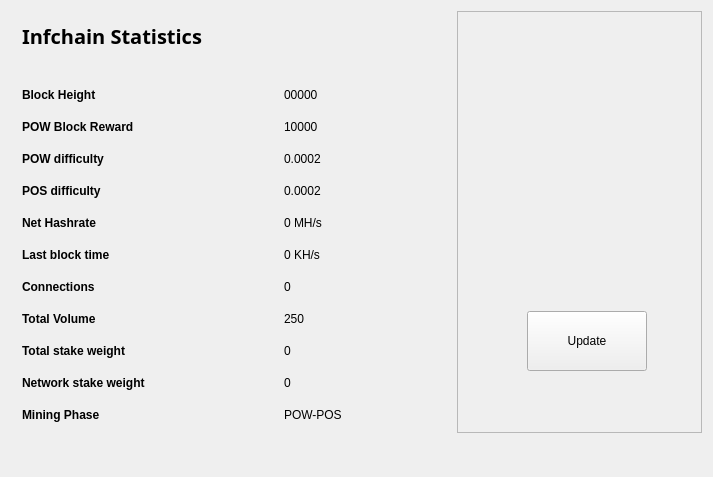
<?xml version="1.0" encoding="UTF-8"?>
<ui version="4.0">
 <class>StatisticsPage</class>
 <widget class="QWidget" name="StatisticsPage">
  <property name="windowModality">
   <enum>Qt::NonModal</enum>
  </property>
  <property name="geometry">
   <rect>
    <x>0</x>
    <y>0</y>
    <width>713</width>
    <height>477</height>
   </rect>
  </property>
  <property name="windowTitle">
   <string>Digging</string>
  </property>
  <layout class="QGridLayout" name="gridLayout">
   <property name="sizeConstraint">
    <enum>QLayout::SetMaximumSize</enum>
   </property>
   <item row="0" column="1">
    <widget class="QFrame" name="frame">
     <property name="minimumSize">
      <size>
       <width>213</width>
       <height>0</height>
      </size>
     </property>
     <property name="frameShape">
      <enum>QFrame::StyledPanel</enum>
     </property>
     <property name="frameShadow">
      <enum>QFrame::Raised</enum>
     </property>
     <widget class="QPushButton" name="startButton">
      <property name="geometry">
       <rect>
        <x>70</x>
        <y>300</y>
        <width>120</width>
        <height>60</height>
       </rect>
      </property>
      <property name="sizePolicy">
       <sizepolicy hsizetype="Fixed" vsizetype="Fixed">
        <horstretch>0</horstretch>
        <verstretch>0</verstretch>
       </sizepolicy>
      </property>
      <property name="minimumSize">
       <size>
        <width>120</width>
        <height>60</height>
       </size>
      </property>
      <property name="text">
       <string>Update</string>
      </property>
     </widget>
     <widget class="QLabel" name="label">
      <property name="geometry">
       <rect>
        <x>0</x>
        <y>30</y>
        <width>251</width>
        <height>251</height>
       </rect>
      </property>
      <property name="text">
       <string>&lt;!DOCTYPE HTML PUBLIC &quot;-//W3C//DTD HTML 4.0//EN&quot; &quot;http://www.w3.org/TR/REC-html40/strict.dtd&quot;&gt;
&lt;html&gt;&lt;head&gt;&lt;meta name=&quot;qrichtext&quot; content=&quot;1&quot; /&gt;&lt;style type=&quot;text/css&quot;&gt;
p, li { white-space: pre-wrap; }
&lt;/style&gt;&lt;/head&gt;&lt;body style=&quot; font-size:8pt; font-weight:400; font-style:normal;&quot;&gt;
&lt;p align=&quot;center&quot; style=&quot; margin-top:0px; margin-bottom:0px; margin-left:0px; margin-right:0px; -qt-block-indent:0; text-indent:0px;&quot;&gt;&lt;img src=&quot;:/icons/bitcoin&quot; /&gt;&lt;/p&gt;&lt;/body&gt;&lt;/html&gt;</string>
      </property>
     </widget>
    </widget>
   </item>
   <item row="0" column="0">
    <widget class="QFrame" name="gridFrame_2">
     <property name="maximumSize">
      <size>
       <width>440</width>
       <height>16777215</height>
      </size>
     </property>
     <layout class="QGridLayout" name="gridLayout_4">
      <item row="3" column="0">
       <layout class="QFormLayout" name="formLayout_2">
        <property name="fieldGrowthPolicy">
         <enum>QFormLayout::FieldsStayAtSizeHint</enum>
        </property>
        <property name="horizontalSpacing">
         <number>139</number>
        </property>
        <property name="verticalSpacing">
         <number>18</number>
        </property>
        <property name="rightMargin">
         <number>0</number>
        </property>
        <item row="1" column="0">
         <widget class="QLabel" name="label_14">
          <property name="text">
           <string>&lt;html&gt;&lt;head/&gt;&lt;body&gt;&lt;p&gt;&lt;span style=&quot; font-weight:600;&quot;&gt;Block Height&lt;/span&gt;&lt;/p&gt;&lt;/body&gt;&lt;/html&gt;</string>
          </property>
         </widget>
        </item>
        <item row="1" column="1">
         <widget class="QLabel" name="heightBox">
          <property name="text">
           <string>00000</string>
          </property>
         </widget>
        </item>
        <item row="2" column="0">
         <widget class="QLabel" name="label_12">
          <property name="text">
           <string>&lt;html&gt;&lt;head/&gt;&lt;body&gt;&lt;p&gt;&lt;span style=&quot; font-weight:600;&quot;&gt;POW Block Reward&lt;/span&gt;&lt;/p&gt;&lt;/body&gt;&lt;/html&gt;</string>
          </property>
         </widget>
        </item>
        <item row="2" column="1">
         <widget class="QLabel" name="rewardBox">
          <property name="text">
           <string>10000</string>
          </property>
         </widget>
        </item>
        <item row="3" column="0">
         <widget class="QLabel" name="label_13">
          <property name="text">
           <string>&lt;html&gt;&lt;head/&gt;&lt;body&gt;&lt;p&gt;&lt;span style=&quot; font-weight:600;&quot;&gt;POW difficulty&lt;/span&gt;&lt;/p&gt;&lt;/body&gt;&lt;/html&gt;</string>
          </property>
         </widget>
        </item>
        <item row="3" column="1">
         <widget class="QLabel" name="diffBox">
          <property name="text">
           <string>0.0002</string>
          </property>
         </widget>
        </item>
        <item row="4" column="0">
         <widget class="QLabel" name="label_9">
          <property name="text">
           <string>&lt;html&gt;&lt;head/&gt;&lt;body&gt;&lt;p&gt;&lt;span style=&quot; font-weight:600;&quot;&gt;POS difficulty&lt;/span&gt;&lt;/p&gt;&lt;/body&gt;&lt;/html&gt;</string>
          </property>
         </widget>
        </item>
        <item row="4" column="1">
         <widget class="QLabel" name="diffBox2">
          <property name="text">
           <string>0.0002</string>
          </property>
         </widget>
        </item>
        <item row="5" column="1">
         <widget class="QLabel" name="pawrateBox">
          <property name="text">
           <string>0 MH/s</string>
          </property>
         </widget>
        </item>
        <item row="6" column="0">
         <widget class="QLabel" name="label3_2">
          <property name="sizePolicy">
           <sizepolicy hsizetype="Preferred" vsizetype="Maximum">
            <horstretch>0</horstretch>
            <verstretch>0</verstretch>
           </sizepolicy>
          </property>
          <property name="text">
           <string>&lt;html&gt;&lt;head/&gt;&lt;body&gt;&lt;p&gt;&lt;span style=&quot; font-weight:600;&quot;&gt;Last block time&lt;/span&gt;&lt;/p&gt;&lt;/body&gt;&lt;/html&gt;</string>
          </property>
         </widget>
        </item>
        <item row="6" column="1">
         <widget class="QLabel" name="localBox">
          <property name="text">
           <string>0 KH/s</string>
          </property>
         </widget>
        </item>
        <item row="7" column="0">
         <widget class="QLabel" name="label1_2">
          <property name="text">
           <string>&lt;html&gt;&lt;head/&gt;&lt;body&gt;&lt;p&gt;&lt;span style=&quot; font-weight:600;&quot;&gt;Connections&lt;/span&gt;&lt;/p&gt;&lt;/body&gt;&lt;/html&gt;</string>
          </property>
         </widget>
        </item>
        <item row="7" column="1">
         <widget class="QLabel" name="connectionBox">
          <property name="text">
           <string>0</string>
          </property>
         </widget>
        </item>
        <item row="8" column="0">
         <widget class="QLabel" name="label_8">
          <property name="text">
           <string>&lt;html&gt;&lt;head/&gt;&lt;body&gt;&lt;p&gt;&lt;span style=&quot; font-weight:600;&quot;&gt;Total Volume&lt;/span&gt;&lt;/p&gt;&lt;/body&gt;&lt;/html&gt;</string>
          </property>
         </widget>
        </item>
        <item row="8" column="1">
         <widget class="QLabel" name="volumeBox">
          <property name="text">
           <string>250</string>
          </property>
         </widget>
        </item>
        <item row="9" column="0">
         <widget class="QLabel" name="label_10">
          <property name="text">
           <string>&lt;html&gt;&lt;head/&gt;&lt;body&gt;&lt;p&gt;&lt;span style=&quot; font-weight:600;&quot;&gt;Total stake weight&lt;/span&gt;&lt;/p&gt;&lt;/body&gt;&lt;/html&gt;</string>
          </property>
         </widget>
        </item>
        <item row="9" column="1">
         <widget class="QLabel" name="minBox">
          <property name="text">
           <string>0</string>
          </property>
         </widget>
        </item>
        <item row="10" column="0">
         <widget class="QLabel" name="label_11">
          <property name="text">
           <string>&lt;html&gt;&lt;head/&gt;&lt;body&gt;&lt;p&gt;&lt;span style=&quot; font-weight:600;&quot;&gt;Network stake weight&lt;/span&gt;&lt;/p&gt;&lt;/body&gt;&lt;/html&gt;</string>
          </property>
         </widget>
        </item>
        <item row="10" column="1">
         <widget class="QLabel" name="maxBox">
          <property name="text">
           <string>0</string>
          </property>
         </widget>
        </item>
        <item row="11" column="0">
         <widget class="QLabel" name="label_15">
          <property name="text">
           <string>&lt;html&gt;&lt;head/&gt;&lt;body&gt;&lt;p&gt;&lt;span style=&quot; font-weight:600;&quot;&gt;Mining Phase&lt;/span&gt;&lt;/p&gt;&lt;/body&gt;&lt;/html&gt;</string>
          </property>
         </widget>
        </item>
        <item row="11" column="1">
         <widget class="QLabel" name="cBox">
          <property name="text">
           <string>POW-POS</string>
          </property>
         </widget>
        </item>
        <item row="5" column="0">
         <widget class="QLabel" name="label_16">
          <property name="text">
           <string>&lt;html&gt;&lt;head/&gt;&lt;body&gt;&lt;p&gt;&lt;span style=&quot; font-weight:600;&quot;&gt;Net Hashrate&lt;/span&gt;&lt;/p&gt;&lt;/body&gt;&lt;/html&gt;</string>
          </property>
         </widget>
        </item>
       </layout>
      </item>
      <item row="1" column="0">
       <layout class="QHBoxLayout" name="horizontalLayout_4">
        <property name="spacing">
         <number>7</number>
        </property>
        <item>
         <widget class="QLabel" name="label_5">
          <property name="font">
           <font>
            <family>OptimusPrinceps</family>
           </font>
          </property>
          <property name="text">
           <string>&lt;html&gt;&lt;head/&gt;&lt;body&gt;&lt;p&gt;&lt;span style=&quot; font-size:20px; font-weight:600; color:#000000;&quot;&gt;Infchain Statistics &lt;/span&gt;&lt;/p&gt;&lt;/body&gt;&lt;/html&gt;</string>
          </property>
         </widget>
        </item>
        <item>
         <spacer name="horizontalSpacer_2">
          <property name="orientation">
           <enum>Qt::Horizontal</enum>
          </property>
          <property name="sizeHint" stdset="0">
           <size>
            <width>40</width>
            <height>20</height>
           </size>
          </property>
         </spacer>
        </item>
       </layout>
      </item>
      <item row="2" column="0">
       <spacer name="verticalSpacer_2">
        <property name="orientation">
         <enum>Qt::Vertical</enum>
        </property>
        <property name="sizeHint" stdset="0">
         <size>
          <width>20</width>
          <height>40</height>
         </size>
        </property>
       </spacer>
      </item>
     </layout>
    </widget>
   </item>
   <item row="1" column="0">
    <spacer name="verticalSpacer">
     <property name="orientation">
      <enum>Qt::Vertical</enum>
     </property>
     <property name="sizeHint" stdset="0">
      <size>
       <width>20</width>
       <height>40</height>
      </size>
     </property>
    </spacer>
   </item>
  </layout>
 </widget>
 <layoutdefault spacing="6" margin="11"/>
 <resources/>
 <connections/>
</ui>
